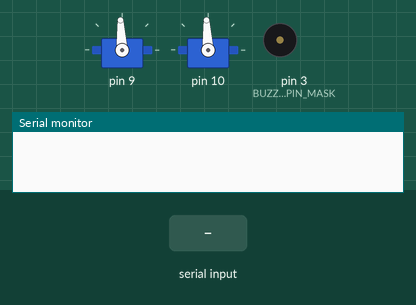
A sketch run on a simulated Arduino Uno, built with avr-gcc and run on an emulated ATmega328P. Parts: 2 × servo, buzzer (waves = sounding, pin HIGH), the last lines printed to the serial monitor. The inputs (shaded band) are chosen by the test bench. Servo pulses on a pin are drawn as a servo (544–2400 µs = 0–180°); pins used as bus, display or sensor lines are not drawn.

Above: at 1.2 s.
1.3 s: "90,45\n" received over Serial
At 3.2 s:
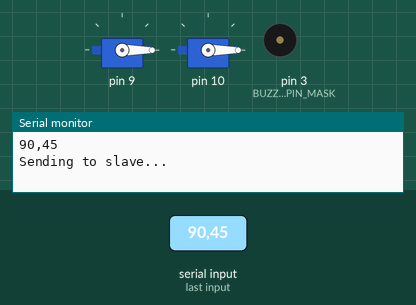
5.6 s: "30,150\n" received over Serial
At 6.86 s:
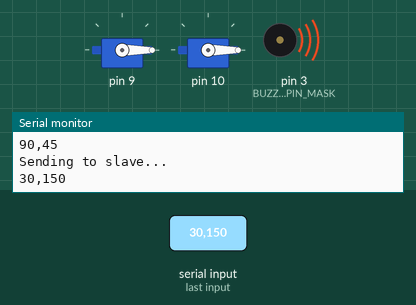
Timing chart, 0 to 8.6 s (numbered marks = the images above; inputs shaded):
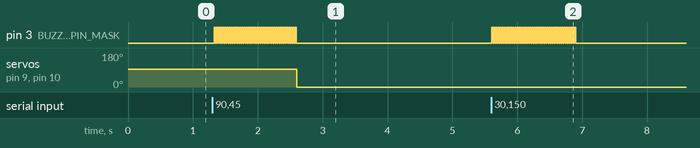

The sketch:

2024_MPU_Turret_mastercode.ino
```cpp
#include <avr/io.h>
#include <Arduino.h>

#define BUZZER_PIN 3
#define BUZZER_PIN_MASK (1 << PD3)
#define BUZZER_FREQ 440.00

volatile bool buzzer_active = false;
volatile uint16_t buzzer_count = 0;

void servoRun(uint8_t motor, uint8_t degree)
{
    uint16_t degValue;

    if (degree < 0)
    {
        degree = 0;
    }
    else if (degree > 180)
    {
        degree = 180;
    }

    degValue = (uint16_t)((degree / 180.0) * (5000 - 1000) + 1000);

    if (motor == 1) {
        OCR1A = degValue;
    } else if (motor == 2) {
        OCR1B = degValue;
    }
}

int currentAngle1 = 90;
int currentAngle2 = 90;

void setup() {
  Serial.begin(9600);
  DDRB |= (1 << PB1) | (1 << PB2);
  DDRB |= (1 << PB3) | (1 << PB5) | (1 << PB2);
  SPCR |= (1 << SPE) | (1 << MSTR) | (1 << SPR0);
  DDRD |= BUZZER_PIN_MASK;
  TCCR2A = 0;
  TCCR2B = 0;
  TCCR2A |= (1 << WGM21) | (1 << WGM20);
  TCCR2A |= (1 << COM2B0);
  TCCR2B |= (1 << CS22) | (1 << CS21) | (1 << CS20);
  OCR2A = (F_CPU / 1024 / BUZZER_FREQ) - 1;

  TCCR1A = 0;
  TCCR1B = 0;
  TCCR1B |= (1 << WGM13) | (1 << WGM12);
  TCCR1A |= (1 << WGM11);
  TCCR1A |= (1 << COM1A1) | (1 << COM1B1);
  TCCR1B |= (1 << CS11);
  ICR1 = 39999;

  servoRun(1, currentAngle1);
  servoRun(2, currentAngle2);
}

uint8_t spi_transfer(uint8_t data) {
  SPDR = data;
  while (!(SPSR & (1 << SPIF)));
  return SPDR;
}

void loop() {
  if (Serial.available()) {
    String input = Serial.readStringUntil('\n');
    Serial.println(input);

    int commaIndex = input.indexOf(',');
    if (commaIndex > 0) {
      float value1 = input.substring(0, commaIndex).toFloat();
      float value2 = input.substring(commaIndex + 1).toFloat();

      int angleChange1 = (value1-160) / 5.8;
      int angleChange2 = (value2-128) / 5.8;

      currentAngle1 = angleChange1;
      currentAngle2 = angleChange2;

      if (currentAngle1 < 0) currentAngle1 = 0;
      if (currentAngle1 > 180) currentAngle1 = 180;
      if (currentAngle2 < 0) currentAngle2 = 0;
      if (currentAngle2 > 180) currentAngle2 = 180;

      buzzer_active = true;
      buzzer_count = 0;
      TIMSK2 |= (1 << OCIE2A);

      while (buzzer_active);

      servoRun(1, currentAngle1);
      servoRun(2, currentAngle2);
      DDRB &= ~(1 << 0x04);
      Serial.println("Sending to slave...");
      spi_transfer(currentAngle1);
      spi_transfer(currentAngle2);
      DDRB |= (1 << 0x04);
    } else {
      Serial.println("Error");
    }

    while (Serial.available() > 0) {
      Serial.read();
    }
  }
}

ISR(TIMER2_COMPA_vect) {
  if (buzzer_active) {
    buzzer_count++;
    if (buzzer_count >= 80) {
      TIMSK2 &= ~(1 << OCIE2A);
      PORTD &= ~BUZZER_PIN_MASK;
      buzzer_active = false;
    } else {
      PORTD ^= BUZZER_PIN_MASK;
    }
  }
}
```

Measured:
- after the input at 1.3 s, pin 3 (BUZZER_PIN_MASK): alternates HIGH for 0.02 s and LOW for 0.02 s, 78 changes in all, then stays LOW, starting at once; servo on pin 9, servo on pin 10: 93° → 0° after 1.3 s
- after the input at 5.6 s, pin 3 (BUZZER_PIN_MASK): alternates HIGH for 0.02 s and LOW for 0.02 s, 80 changes in all, then stays LOW, starting at once
